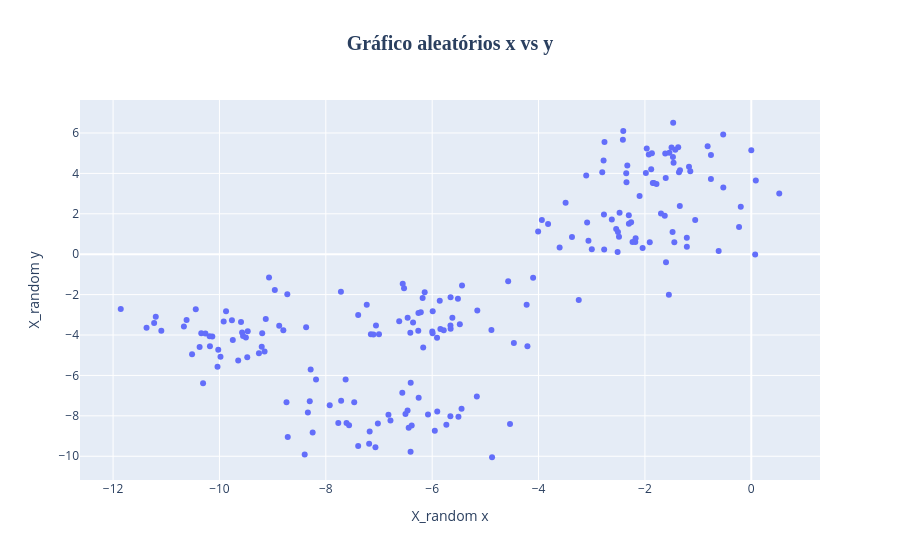

Write notebook code for a chart like this one.
### Code cell
grafico = px.scatter(x = X_random[:,0], y = X_random[:,1], title='<b>Gráfico aleatórios x vs y</b>')

# Atualiza o layout para renomear os rótulos dos eixos X e Y
grafico.update_layout(
    xaxis_title_text='X_random x',
    yaxis_title_text='X_random y',
    # padrão o título
    title_font_size=20,  # Define o tamanho da fonte do título
    title_font_family='Arial Black', # Uma fonte mais grossa
    title_x=0.5 # Centraliza o título no gráfico
)

grafico.show()
grafico.write_html("figuras/18-5_grafico1.html")
#https://plotly.com/python/interactive-html-export/

### Figure 1 — Plotly figure (JSON) as saved in the notebook; plotly's stock layout.template omitted (floating-point values rounded to 4 significant figures; data arrays with more than 128 entries replaced by an {"elided": "..."} marker saying what was removed)
{"data": [{"hovertemplate": "x=%{x}<br>y=%{y}<extra></extra>", "legendgroup": "", "marker": {"color": "#636efa", "symbol": "circle"}, "mode": "markers", "name": "", "orientation": "v", "showlegend": false, "type": "scatter", "x": {"elided": "200 float values"}, "xaxis": "x", "y": {"elided": "200 float values"}, "yaxis": "y"}], "layout": {"autosize": true, "legend": {"tracegroupgap": 0}, "title": {"font": {"family": "Arial Black", "size": 20}, "text": "<b>Gráfico aleatórios x vs y</b>", "x": 0.5}, "xaxis": {"anchor": "y", "autorange": true, "domain": [0, 1], "range": [-12.6, 1.275], "title": {"text": "X_random x"}, "type": "linear"}, "yaxis": {"anchor": "x", "autorange": true, "domain": [0, 1], "range": [-11.42, 7.873], "title": {"text": "X_random y"}, "type": "linear"}}}
